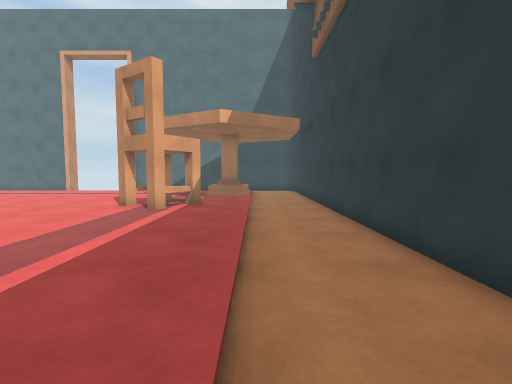
[1] (above)

18 first-person views from a walk through a 3-D level made in the Unity game engine. The camera is 1.3 m above the floor, tilts 4° down and sees 85° across. The floor is counted in squares, 1 m on a side. Each view is taken from the middle of a square. On the plan, view 1 faces up. The plan holds only what a view shows up to about 13 squares ahead; the rest is blank. Surface patterns are stand-ins for the level's own textures.

[2]
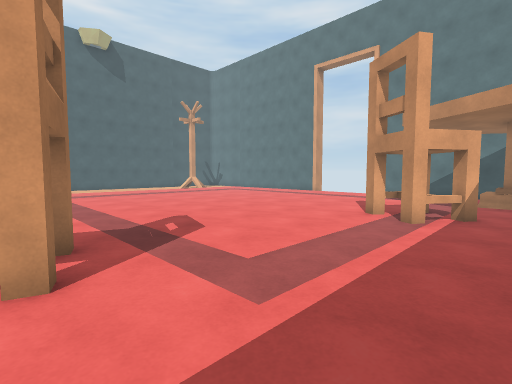

[3]
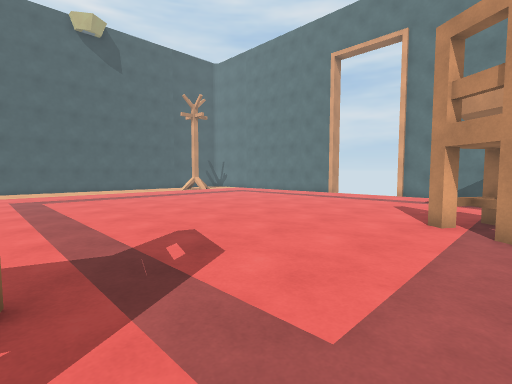

[4]
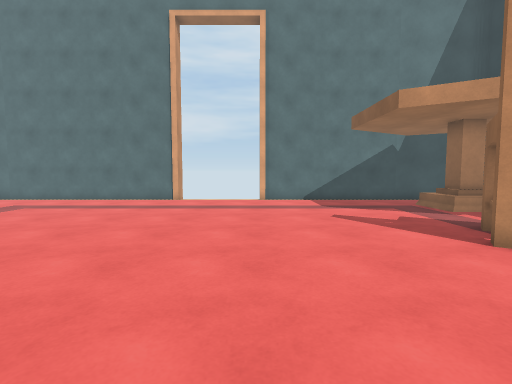

[5]
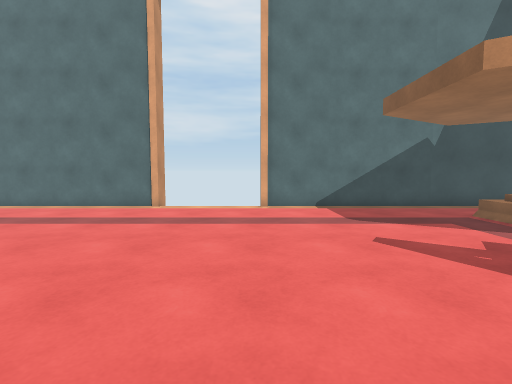

[6]
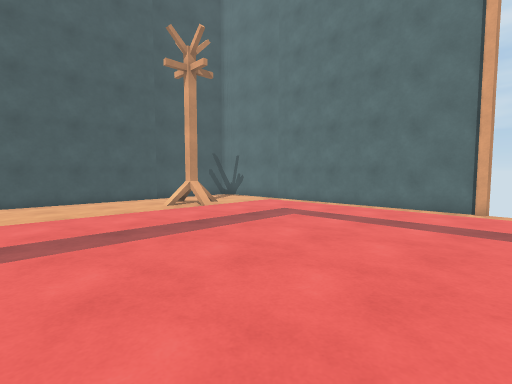

[7]
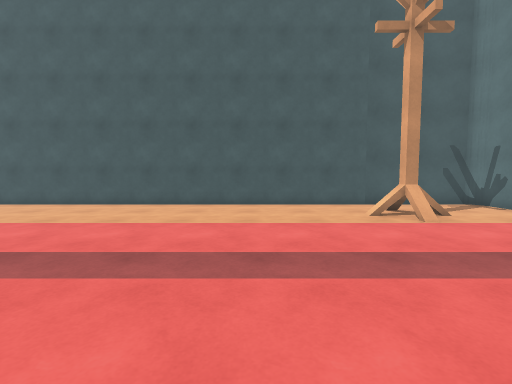

[8]
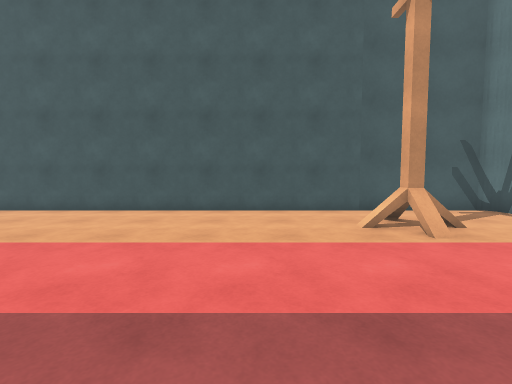

[9]
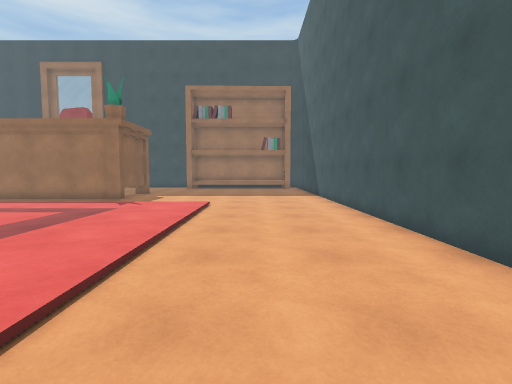

[10]
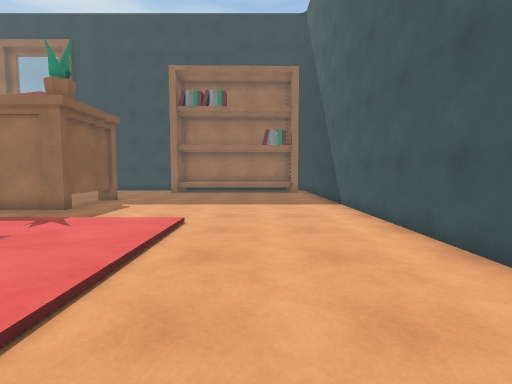

[11]
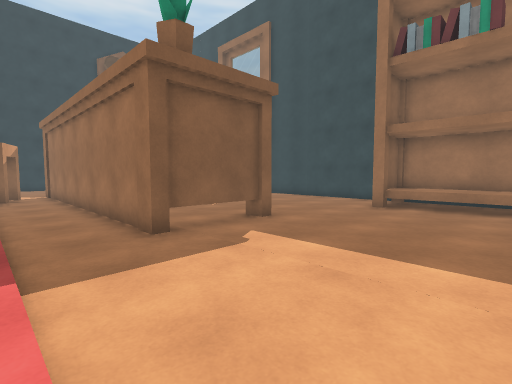

[12]
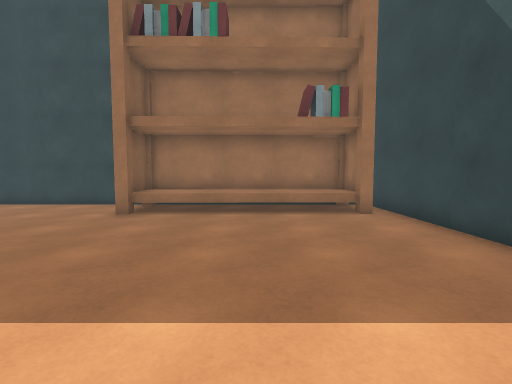

[13]
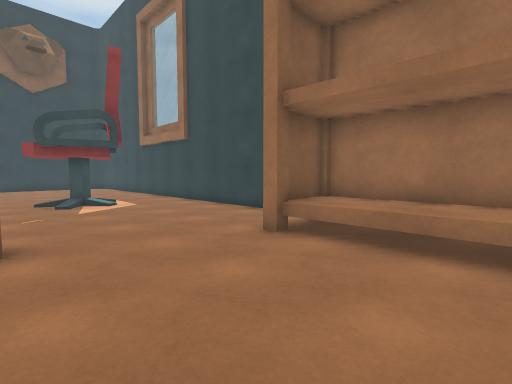

[14]
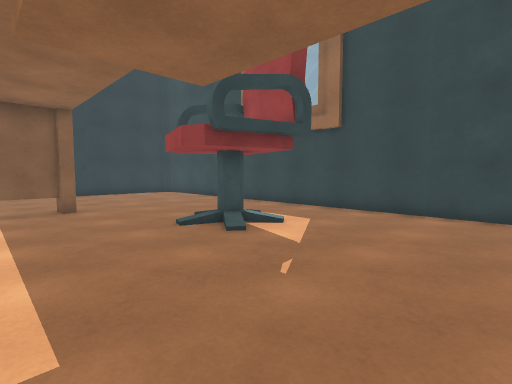

[15]
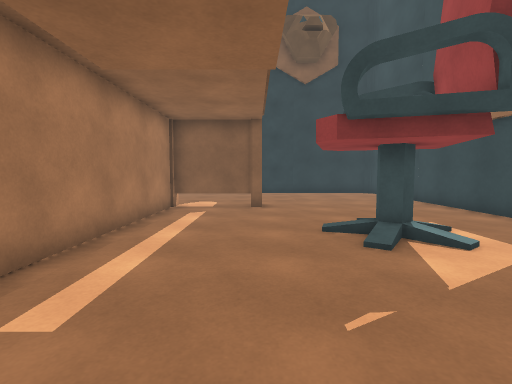

[16]
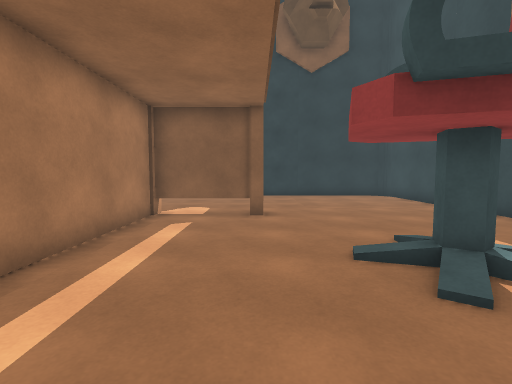

[17]
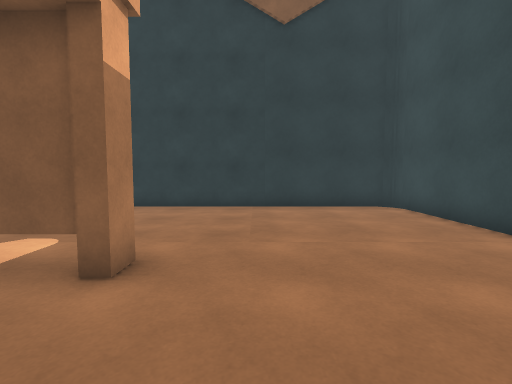

[18]
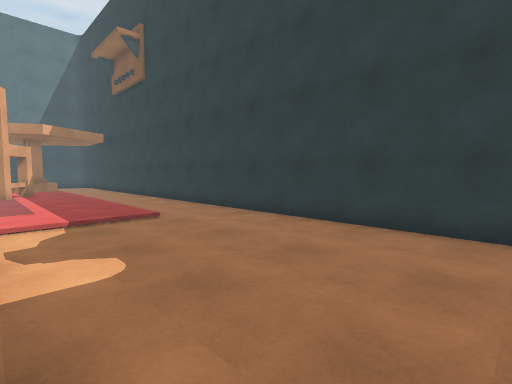

### Floor plan
Key: @ floor where view 1 was taken; # wall or solid block; x gap in a wall; . main floor; : floor 0.25 m higher than the main floor; / step, stairs or slope; ^ raised ledge; C chair; R rack; T thing the floor can be seen under or through; O other object.
Columns run from 27 left of view 1 to 3 right of it. Each row starts with its distance up from view 1.
 20 ###    #######x   x###########
 19 #...    ....................
 18 #..... ////////////////////
 17 #...../:::::::::::::::::::
 16 #..././::::::::::::::::::OO
 15 #..RR//::::::::::::::::::OO
 14 #..././::::::::::::::::://
 13 #...../::::::::::::::::::::...#
 12 #...../::::::::::::::::::::...#
 11 #...../::::::::::::::::C:::...#
 10 #...../:::::::::::::::CCCC:...#
  9 #...../:::::::::::::::::C::...#
  8 #...../::::::::::::::::::::...#
  7 #...../::::::::::::::::::::...#
  6 #...../::::::::::::::::::::...#
  5 #...../::::::::::::::::::::...#
  4 #...../::::::::::::::::::::...#
  3 #...../::::::::::::::::::::...#
  2 #...../::::::::::::::C:::::...#
  1 #...../:::::::::      C::::...#
  0 #...................CCC....@..#
 -1 #.............................#
 -2 #..........TT##########T......#
 -3 #..........T...........T......#
 -4 #..........T...........T......#
 -5 #..........T...........T......#
 -6 #.............................#
 -7 #.................:...........#
 -8 #................/O:..........#
 -9 #................//...........#
-10 ##^^^^^^^#....................#
-11 # ^^^^^^^#....................#
-12 ###############################

Positions as (right, up) in squares from view 1, and headings:
1: (0, 0), facing up
2: (-1, 1), facing up-left
3: (-3, 2), facing up-left
4: (-9, 5), facing up
5: (-9, 8), facing up
6: (-12, 8), facing up-left
7: (-14, 10), facing left
8: (-16, 11), facing left
9: (-23, 12), facing down
10: (-23, 8), facing down
11: (-22, 1), facing down-right
12: (-22, -1), facing down
13: (-22, -5), facing down-right
14: (-15, -3), facing down-right
15: (-15, -5), facing right
16: (-13, -5), facing right
17: (-8, -7), facing right
18: (-4, -7), facing up-right
